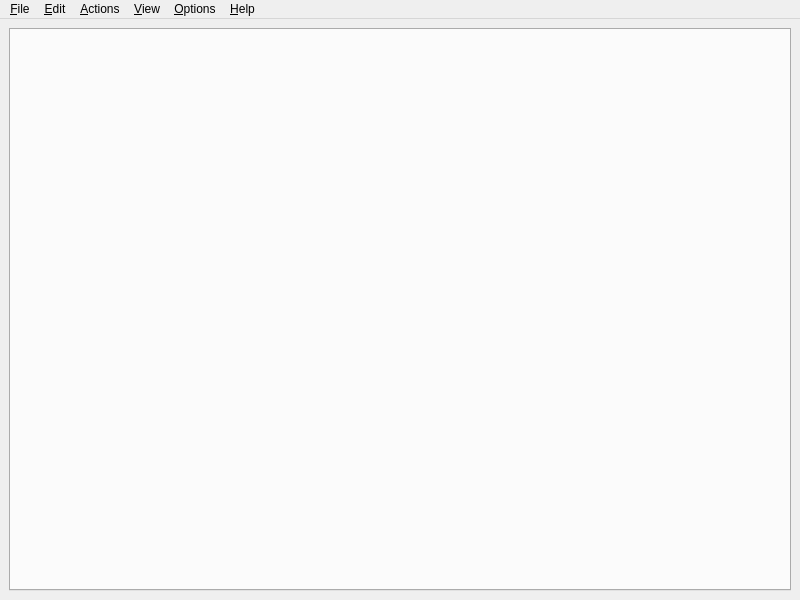
<?xml version="1.0" encoding="UTF-8"?>
<ui version="4.0">
 <class>AppWindow</class>
 <widget class="QMainWindow" name="AppWindow">
  <property name="geometry">
   <rect>
    <x>0</x>
    <y>0</y>
    <width>800</width>
    <height>600</height>
   </rect>
  </property>
  <property name="windowTitle">
   <string>CP Editor: An editor specially designed for competitive programming</string>
  </property>
  <widget class="QWidget" name="centralwidget">
   <layout class="QHBoxLayout" name="horizontalLayout">
    <item>
     <widget class="QTabWidget" name="tabWidget">
      <property name="tabShape">
       <enum>QTabWidget::Triangular</enum>
      </property>
      <property name="elideMode">
       <enum>Qt::ElideNone</enum>
      </property>
      <property name="documentMode">
       <bool>false</bool>
      </property>
      <property name="tabsClosable">
       <bool>true</bool>
      </property>
      <property name="movable">
       <bool>true</bool>
      </property>
      <property name="tabBarAutoHide">
       <bool>false</bool>
      </property>
     </widget>
    </item>
   </layout>
  </widget>
  <widget class="QMenuBar" name="menubar">
   <property name="geometry">
    <rect>
     <x>0</x>
     <y>0</y>
     <width>800</width>
     <height>21</height>
    </rect>
   </property>
   <widget class="QMenu" name="menuFile">
    <property name="title">
     <string>&amp;File</string>
    </property>
    <addaction name="actionNewTab"/>
    <addaction name="actionOpen"/>
    <addaction name="actionOpenContest"/>
    <addaction name="actionSave"/>
    <addaction name="actionSaveAs"/>
    <addaction name="actionSaveAll"/>
    <addaction name="separator"/>
    <addaction name="actionCloseCurrent"/>
    <addaction name="actionCloseSaved"/>
    <addaction name="actionCloseAll"/>
    <addaction name="actionQuit"/>
   </widget>
   <widget class="QMenu" name="menuEdit">
    <property name="title">
     <string>&amp;Edit</string>
    </property>
    <addaction name="actionIndent"/>
    <addaction name="actionUnindent"/>
    <addaction name="separator"/>
    <addaction name="actionSwapLineUp"/>
    <addaction name="actionSwapLineDown"/>
    <addaction name="actionDuplicateLine"/>
    <addaction name="actionDeleteLine"/>
    <addaction name="separator"/>
    <addaction name="actionToggleComment"/>
    <addaction name="actionToggleBlockComment"/>
    <addaction name="separator"/>
    <addaction name="actionFindReplace"/>
   </widget>
   <widget class="QMenu" name="menuActions">
    <property name="title">
     <string>&amp;Actions</string>
    </property>
    <addaction name="actionCompile"/>
    <addaction name="actionCompileRun"/>
    <addaction name="actionRun"/>
    <addaction name="actionRunDetached"/>
    <addaction name="actionKillProcesses"/>
    <addaction name="separator"/>
    <addaction name="actionFormatCode"/>
    <addaction name="actionUseSnippets"/>
    <addaction name="actionStressTesting"/>
   </widget>
   <widget class="QMenu" name="menuView">
    <property name="title">
     <string>&amp;View</string>
    </property>
    <addaction name="actionEditorMode"/>
    <addaction name="actionIOMode"/>
    <addaction name="actionSplitMode"/>
    <addaction name="separator"/>
    <addaction name="actionFullScreen"/>
   </widget>
   <widget class="QMenu" name="menuOptions">
    <property name="title">
     <string>&amp;Options</string>
    </property>
    <addaction name="actionSettings"/>
    <addaction name="separator"/>
    <addaction name="actionResetSettings"/>
    <addaction name="separator"/>
    <addaction name="actionExportSettings"/>
    <addaction name="actionImportSettings"/>
    <addaction name="separator"/>
    <addaction name="actionExportSession"/>
    <addaction name="actionLoadSession"/>
    <addaction name="separator"/>
    <addaction name="actionShowLogs"/>
    <addaction name="actionClearLogs"/>
   </widget>
   <widget class="QMenu" name="menuHelp">
    <property name="title">
     <string>&amp;Help</string>
    </property>
    <addaction name="actionManual"/>
    <addaction name="actionReportIssues"/>
    <addaction name="actionAbout"/>
    <addaction name="actionAboutQt"/>
    <addaction name="actionBuildInfo"/>
    <addaction name="actionCheckForUpdates"/>
    <addaction name="actionSupportUs"/>
   </widget>
   <addaction name="menuFile"/>
   <addaction name="menuEdit"/>
   <addaction name="menuActions"/>
   <addaction name="menuView"/>
   <addaction name="menuOptions"/>
   <addaction name="menuHelp"/>
  </widget>
  <action name="actionNewTab">
   <property name="text">
    <string>New File</string>
   </property>
   <property name="toolTip">
    <string>Open a new tab in the editor</string>
   </property>
   <property name="shortcut">
    <string notr="true">Ctrl+N</string>
   </property>
  </action>
  <action name="actionSave">
   <property name="text">
    <string>Save</string>
   </property>
   <property name="toolTip">
    <string>Save the file on the disk</string>
   </property>
   <property name="shortcut">
    <string notr="true">Ctrl+S</string>
   </property>
  </action>
  <action name="actionSaveAs">
   <property name="text">
    <string>Save As...</string>
   </property>
   <property name="toolTip">
    <string>Save as new file</string>
   </property>
   <property name="shortcut">
    <string notr="true">Ctrl+Shift+S</string>
   </property>
  </action>
  <action name="actionSaveAll">
   <property name="text">
    <string>Save All</string>
   </property>
   <property name="toolTip">
    <string>Save all opened files</string>
   </property>
   <property name="shortcut">
    <string notr="true">Ctrl+Alt+Shift+S</string>
   </property>
  </action>
  <action name="actionCloseCurrent">
   <property name="text">
    <string>Close Current</string>
   </property>
   <property name="toolTip">
    <string>Close current tab</string>
   </property>
   <property name="shortcut">
    <string notr="true">Ctrl+W</string>
   </property>
  </action>
  <action name="actionCloseSaved">
   <property name="text">
    <string>Close Saved</string>
   </property>
   <property name="toolTip">
    <string>Close saved tabs</string>
   </property>
   <property name="shortcut">
    <string notr="true">Ctrl+Alt+W</string>
   </property>
  </action>
  <action name="actionCloseAll">
   <property name="text">
    <string>Close All</string>
   </property>
   <property name="toolTip">
    <string>Close All the tabs</string>
   </property>
   <property name="shortcut">
    <string notr="true">Ctrl+Shift+W</string>
   </property>
  </action>
  <action name="actionQuit">
   <property name="text">
    <string>Quit</string>
   </property>
   <property name="toolTip">
    <string>Quit the application</string>
   </property>
   <property name="shortcut">
    <string notr="true">Ctrl+Q</string>
   </property>
  </action>
  <action name="actionOpen">
   <property name="text">
    <string>Open File...</string>
   </property>
   <property name="toolTip">
    <string>Open files</string>
   </property>
   <property name="shortcut">
    <string notr="true">Ctrl+O</string>
   </property>
  </action>
  <action name="actionOpenContest">
   <property name="text">
    <string>Open Contest...</string>
   </property>
   <property name="toolTip">
    <string>Open a Contest</string>
   </property>
   <property name="shortcut">
    <string notr="true">Ctrl+Shift+O</string>
   </property>
  </action>
  <action name="actionIndent">
   <property name="text">
    <string>Indent</string>
   </property>
   <property name="shortcut">
    <string notr="true">Ctrl+]</string>
   </property>
  </action>
  <action name="actionUnindent">
   <property name="text">
    <string>Unindent</string>
   </property>
   <property name="shortcut">
    <string notr="true">Ctrl+[</string>
   </property>
  </action>
  <action name="actionSwapLineUp">
   <property name="text">
    <string>Swap Line Up</string>
   </property>
   <property name="shortcut">
    <string notr="true">Ctrl+Shift+Up</string>
   </property>
  </action>
  <action name="actionSwapLineDown">
   <property name="text">
    <string>Swap Line Down</string>
   </property>
   <property name="shortcut">
    <string notr="true">Ctrl+Shift+Down</string>
   </property>
  </action>
  <action name="actionDuplicateLine">
   <property name="text">
    <string>Duplicate Line</string>
   </property>
   <property name="shortcut">
    <string notr="true">Ctrl+Shift+D</string>
   </property>
  </action>
  <action name="actionDeleteLine">
   <property name="text">
    <string>Delete Line</string>
   </property>
   <property name="shortcut">
    <string notr="true">Ctrl+Shift+K</string>
   </property>
  </action>
  <action name="actionToggleComment">
   <property name="text">
    <string>Toggle Comment</string>
   </property>
   <property name="shortcut">
    <string notr="true">Ctrl+/</string>
   </property>
  </action>
  <action name="actionToggleBlockComment">
   <property name="text">
    <string>Toggle Block Comment</string>
   </property>
   <property name="shortcut">
    <string notr="true">Ctrl+Shift+/</string>
   </property>
  </action>
  <action name="actionCompile">
   <property name="text">
    <string>Compile</string>
   </property>
   <property name="shortcut">
    <string notr="true">Ctrl+Shift+C</string>
   </property>
  </action>
  <action name="actionCompileRun">
   <property name="text">
    <string>Compile and Run</string>
   </property>
   <property name="shortcut">
    <string notr="true">Ctrl+Shift+R</string>
   </property>
  </action>
  <action name="actionRun">
   <property name="text">
    <string>Run</string>
   </property>
   <property name="shortcut">
    <string notr="true">Ctrl+R</string>
   </property>
  </action>
  <action name="actionFormatCode">
   <property name="text">
    <string>Format code</string>
   </property>
   <property name="shortcut">
    <string notr="true">Ctrl+Shift+I</string>
   </property>
  </action>
  <action name="actionRunDetached">
   <property name="text">
    <string>Run Detached</string>
   </property>
   <property name="shortcut">
    <string notr="true">Ctrl+Alt+D</string>
   </property>
  </action>
  <action name="actionKillProcesses">
   <property name="text">
    <string>Kill Processes</string>
   </property>
   <property name="shortcut">
    <string notr="true">Ctrl+K</string>
   </property>
  </action>
  <action name="actionFindReplace">
   <property name="text">
    <string>Find and Replace</string>
   </property>
   <property name="shortcut">
    <string notr="true">Ctrl+F</string>
   </property>
  </action>
  <action name="actionUseSnippets">
   <property name="text">
    <string>Use Snippet...</string>
   </property>
   <property name="shortcut">
    <string notr="true">Ctrl+T</string>
   </property>
  </action>
  <action name="actionStressTesting">
   <property name="text">
    <string>Stress Testing</string>
   </property>
  </action>
  <action name="actionSettings">
   <property name="text">
    <string>Preferences</string>
   </property>
   <property name="shortcut">
    <string notr="true">Ctrl+P</string>
   </property>
  </action>
  <action name="actionResetSettings">
   <property name="text">
    <string>Reset Settings</string>
   </property>
  </action>
  <action name="actionExportSettings">
   <property name="text">
    <string>Export Settings...</string>
   </property>
  </action>
  <action name="actionImportSettings">
   <property name="text">
    <string>Import Settings...</string>
   </property>
  </action>
  <action name="actionExportSession">
   <property name="text">
    <string>Export Session...</string>
   </property>
  </action>
  <action name="actionLoadSession">
   <property name="text">
    <string>Load Session...</string>
   </property>
  </action>
  <action name="actionManual">
   <property name="text">
    <string>Manual</string>
   </property>
  </action>
  <action name="actionReportIssues">
   <property name="text">
    <string>Report issues</string>
   </property>
  </action>
  <action name="actionAbout">
   <property name="text">
    <string>About</string>
   </property>
  </action>
  <action name="actionAboutQt">
   <property name="text">
    <string>About Qt</string>
   </property>
  </action>
  <action name="actionBuildInfo">
   <property name="text">
    <string>Build Info</string>
   </property>
  </action>
  <action name="actionCheckForUpdates">
   <property name="text">
    <string>Check for updates</string>
   </property>
  </action>
  <action name="actionSupportUs">
   <property name="text">
    <string>Support us</string>
   </property>
  </action>
  <action name="actionEditorMode">
   <property name="checkable">
    <bool>true</bool>
   </property>
   <property name="text">
    <string>Editor Mode</string>
   </property>
  </action>
  <action name="actionIOMode">
   <property name="checkable">
    <bool>true</bool>
   </property>
   <property name="text">
    <string>IO Mode</string>
   </property>
  </action>
  <action name="actionSplitMode">
   <property name="checkable">
    <bool>true</bool>
   </property>
   <property name="text">
    <string>Split Mode</string>
   </property>
  </action>
  <action name="actionFullScreen">
   <property name="checkable">
    <bool>true</bool>
   </property>
   <property name="text">
    <string>Full Screen</string>
   </property>
   <property name="shortcut">
    <string notr="true">F11</string>
   </property>
  </action>
  <action name="actionShowLogs">
   <property name="text">
    <string>Show Log Files</string>
   </property>
  </action>
  <action name="actionClearLogs">
   <property name="text">
    <string>Delete Log Files</string>
   </property>
  </action>
 </widget>
 <resources/>
 <connections/>
</ui>
